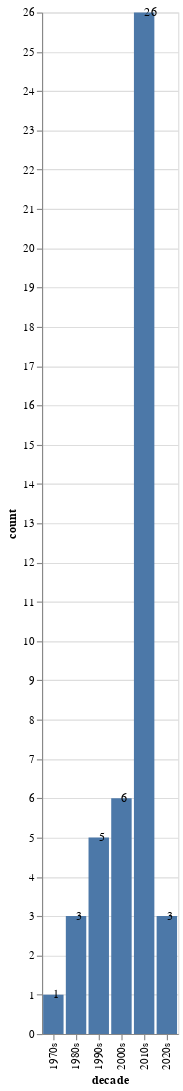

Source (notebook cell):
### Code cell
#FILMS BY DECADE 
films_by_decade = definitive_snl.copy()
films_by_decade['medium'] = films_by_decade['medium'].apply(eval)
for idx, row in films_by_decade.iterrows():
    films_by_decade.at[idx, 'medium'] = "|".join(map(str,row.medium))
    
films_by_decade = films_by_decade[films_by_decade['medium']=='Film']
films_by_decade['year_start'] = films_by_decade['year_start'].astype('string')
for idx, row in films_by_decade.iterrows():
    films_by_decade.at[idx, 'decade'] = row.year_start[:3] + '0s'
films_by_decade.head()

films_by_decade_unique = films_by_decade.groupby(['decade']).size().reset_index(name="count")

bars = alt.Chart(films_by_decade_unique).mark_bar().encode(x='decade',y='count')
text = bars.mark_text(
    align='left',
    baseline='middle',
    dx=0  # Nudges text to right so it doesn't appear on top of the bar
).encode(
    text='count:Q'
)

(bars + text).properties(height=900)

### Figure 1 — Vega-Lite specification as saved in the notebook (floating-point values rounded to 4 significant figures)
{"config": {"view": {"continuousWidth": 400, "continuousHeight": 300}}, "layer": [{"mark": "bar", "encoding": {"x": {"type": "nominal", "field": "decade"}, "y": {"type": "quantitative", "field": "count"}}}, {"mark": {"type": "text", "align": "left", "baseline": "middle", "dx": 0}, "encoding": {"text": {"type": "quantitative", "field": "count"}, "x": {"type": "nominal", "field": "decade"}, "y": {"type": "quantitative", "field": "count"}}}], "data": {"name": "data-78f83de7766278140657fa4c2de4522f"}, "height": 900, "$schema": "https://vega.github.io/schema/vega-lite/v4.8.1.json", "datasets": {"data-78f83de7766278140657fa4c2de4522f": [{"decade": "1970s", "count": 1}, {"decade": "1980s", "count": 3}, {"decade": "1990s", "count": 5}, {"decade": "2000s", "count": 6}, {"decade": "2010s", "count": 26}, {"decade": "2020s", "count": 3}]}}
